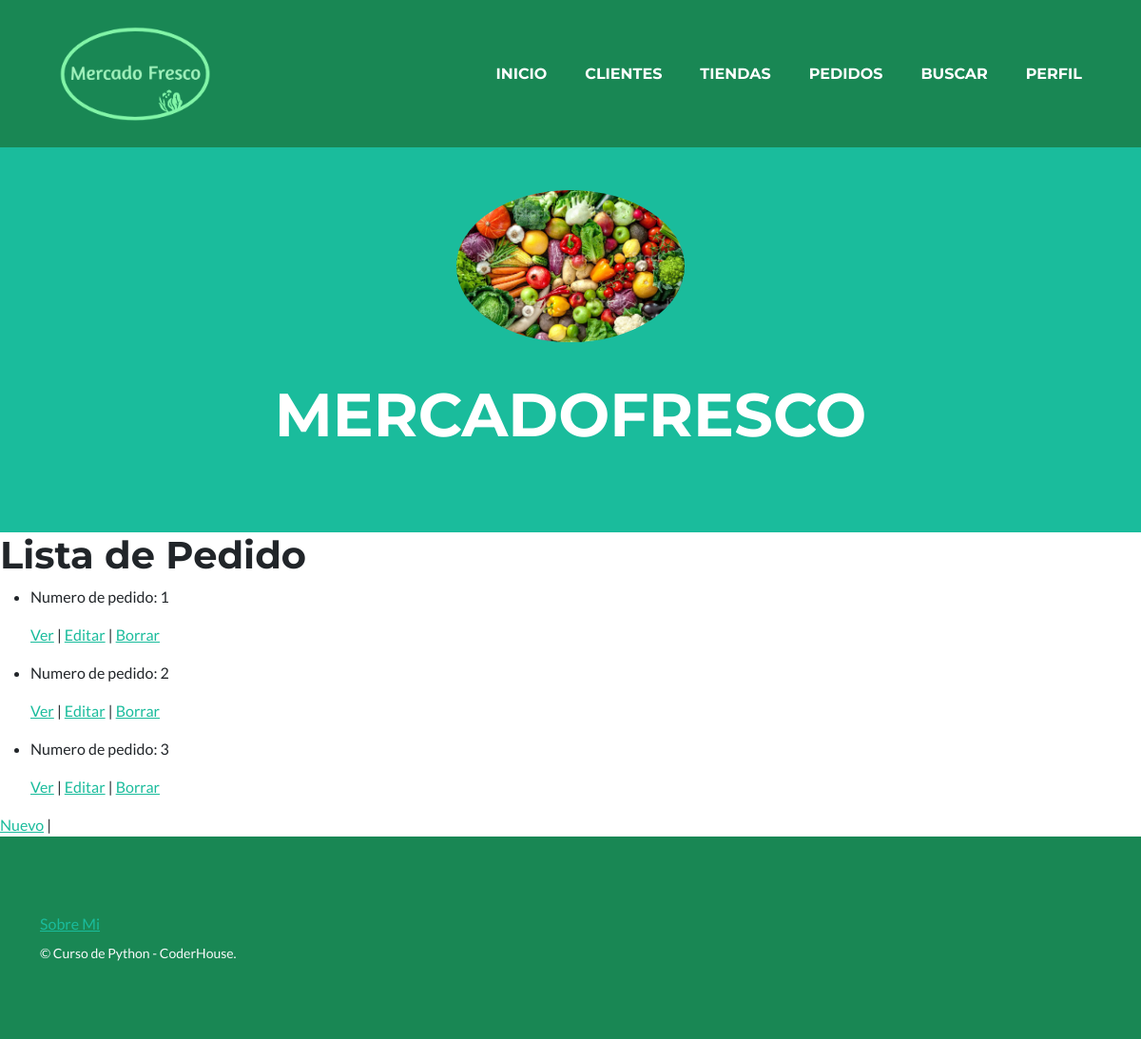
Page /MercadoFresco/pedido/list (signed in) on the committed database.
### MercadoFresco/models.py (models this page shows, shortened)
class Pedido(models.Model):
    cliente=models.CharField(max_length=30)
    tienda=models.CharField(max_length=30)
    descripcion=models.CharField(max_length=500)

### MercadoFresco/views.py (the view)
# urls.py: path('pedido/list', views.PedidoList.as_view(), name='ListP'),
class PedidoList(ListView):
    model = Pedido
    template_name = "MercadoFresco/pedido_list.html"

### MercadoFresco/templates/MercadoFresco/pedido_list.html
{% extends "MercadoFresco/padre.html" %}
{% block contenidoQueCambia %}
<h1>Lista de Pedido</h1>
<ul>
    {% for pedido in object_list %}
        <li>
            <p>Numero de pedido: {{ pedido.id }}</p>
            <p>
                <a href="{% url 'DetailP' pedido.id %}">Ver</a> |
                <a href="{% url 'EditP' pedido.id %}">Editar</a> |
                <a href="{% url 'DeleteP' pedido.id %}">Borrar</a>
            </p>
        </li>
    {% endfor %}
</ul>
<a href="{% url 'NewP'  %}">Nuevo</a> |
<br>
{% endblock %}

### rows in the picture
Pedido: id "1"
Pedido: id "2"
Pedido: id "3"
